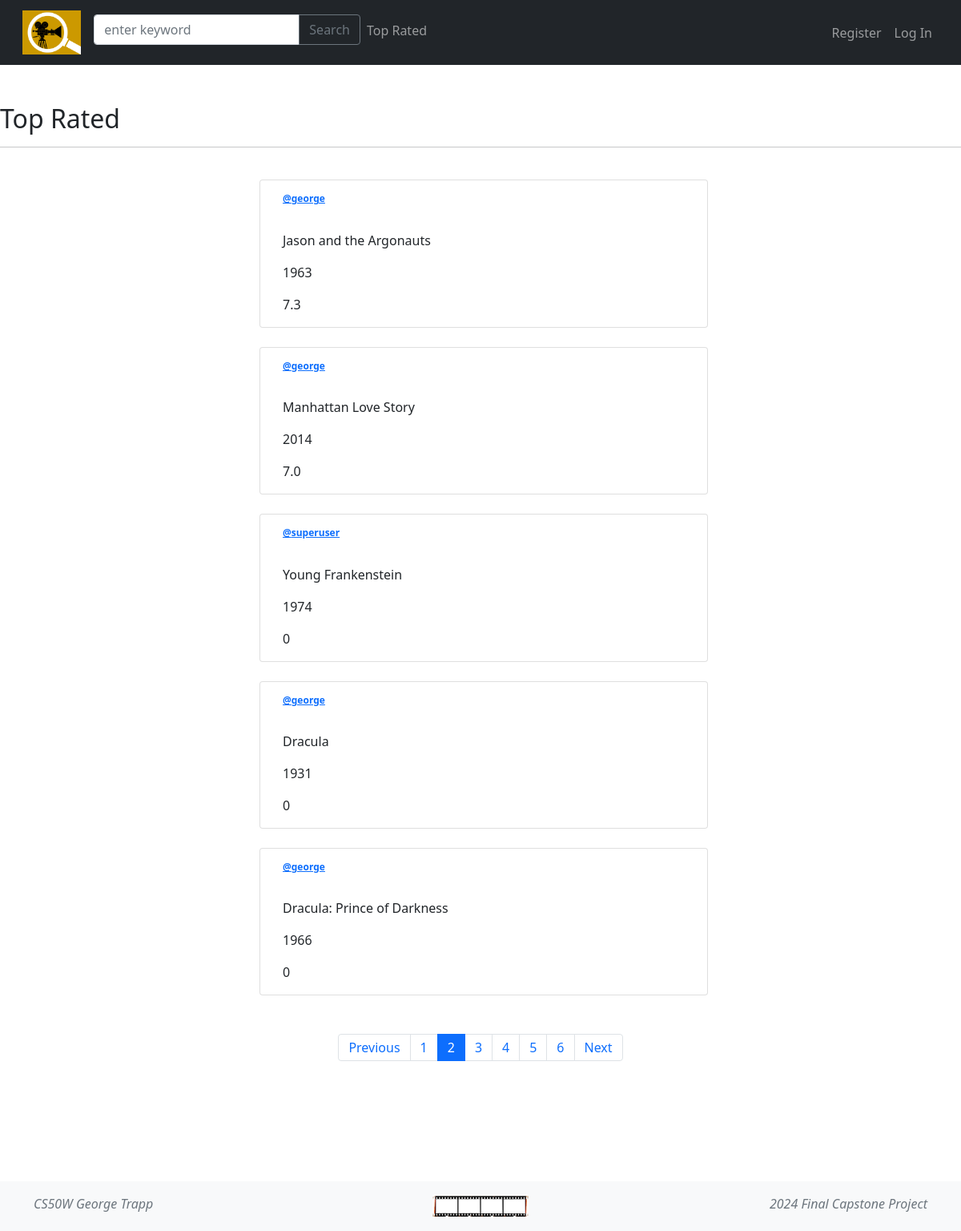
/top_rated?page=2, run on an earlier commit of the app's database.
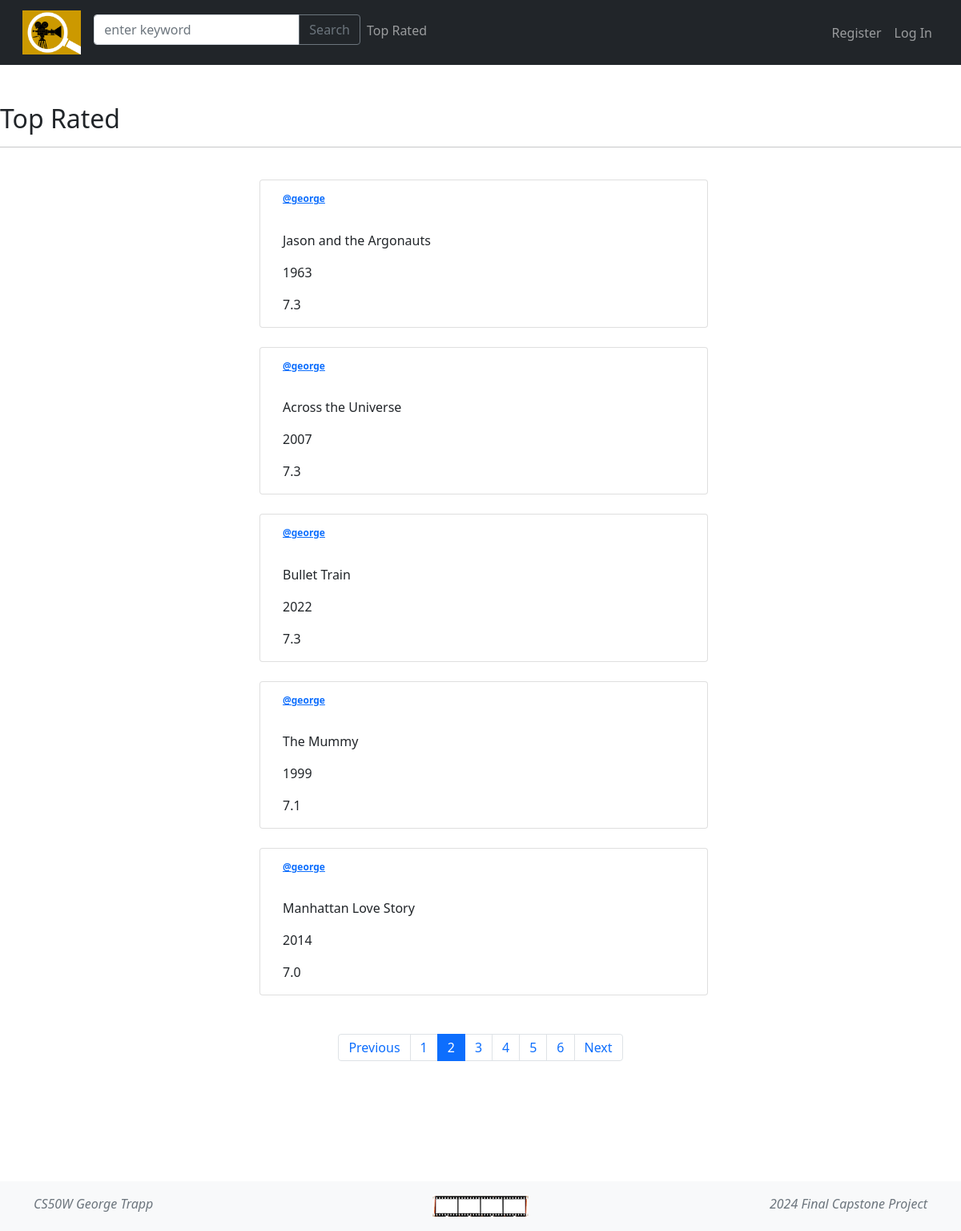
And on a later commit of the database.
### movies/models.py (models this page shows)
class Movie(models.Model):
    user = models.ForeignKey(User, on_delete=models.CASCADE, related_name="movie_user")
    imdb_id = models.CharField(max_length=100)
    title = models.CharField(max_length=100)
    year = models.CharField(max_length=100)
    poster = models.CharField(max_length=1000)
    type = models.CharField(max_length=100)
    rated = models.CharField(max_length=10)
    runtime = models.CharField(max_length=10)
    director = models.CharField(max_length=100)
    actors = models.CharField(max_length=100)
    plot = models.CharField(max_length=1000)
    genre = models.CharField(max_length=100)
    awards = models.CharField(max_length=100)
    metascore = models.CharField(max_length=10)
    imdb_rating = models.CharField(max_length=10)
    def __str__(self):
        return f"{self.user} {self.imdb_id} {self.title} {self.year} {self.poster} {self.type} {self.rated} {self.runtime} {self.director} {self.actors} {self.plot} {self.genre} {self.awards} {self.metascore} {self.imdb_rating}"

class User(AbstractUser):
    pass

### movies/views.py (the view)
# urls.py: path("top_rated", views.top_rated, name="_top_rated"),
def top_rated(request):
    movies = Movie.objects.all().order_by("imdb_rating").reverse()
    print("Debug - top_rated: ", Movie.objects.all())
    paginator = Paginator(movies, 5)
    page_number = request.GET.get('page')
    page_obj = paginator.get_page(page_number)
    return render(request, "movies/top-rated.html", {
        "page_obj": page_obj
    })

### movies/templates/movies/top-rated.html (shortened to what this page needs)
{% extends "movies/layout.html" %}
{% block body %}
<br>
<h2>Top Rated</h2>
<hr>
<br>
<div class="container">
   {% for movie in page_obj %}
   <div class="row justify-content-center mb-4">
      <div class="ms-2 card" style="width: 35rem" data-id="{{movie.id}}";>
         <div class="card-body rounded">
            <h5 class="card-title"><a href="{% url '_profile' user_id=movie.user.id%}"><b>@{{ movie.user}}</b></h5></a>
            <p class="card-text" id="post_content">{{movie.title}}</p>
            <p class="card-text" id="post_content">{{movie.year}}</p>
            <p class="card-text" id="post_content">{{movie.imdb_rating}}</p>
         </div>
      </div>
      <br>
   </div>
   {% endfor %}
   <br>
   <nav aria-label="Page">
      <ul class="pagination justify-content-center">
         {% if page_obj.has_previous %}
         <li class="page-item">
            <a class="page-link" href="?page={{ page_obj.previous_page_number }}">Previous</a>
         </li>
         {% else %}
         <li class="page-item disabled">
            <a class="page-link" href="#" tabindex="-1" aria-disabled="True">Previous</a>
         </li>
         {% endif %}
         {% for i in page_obj.paginator.page_range %}
         {% if page_obj.number == i %}
         <li class="page-item active" aria-current="page">
            <span class="page-link">
               {{ i }}
            </span>
         </li>
         {% else %}
         <li class="page-item"><a class="page-link" href="?page={{ i }}">{{ i }}</a></li>
         {% endif %}
         {% endfor %}
         {% if page_obj.has_next %}
         <li class="page-item">
            <a class="page-link" href="?page={{ page_obj.next_page_number }}">Next</a>
         </li>
         {% else %}
         <li class="page-item disabled">
            <a class="page-link" href="#" tabindex="-1" aria-disabled="True">Next</a>
         </li>
         {% endif %}
      </ul>
   </nav>
   {% endblock %}

### movies/templates/movies/layout.html (shortened to what this page needs)
{% load static %}
<!DOCTYPE html>
<html lang="en">
<head>
  <link rel="stylesheet" href="https://cdn.jsdelivr.net/npm/bootstrap@4.3.1/dist/css/bootstrap.min.css"
>
  <link rel="stylesheet" href="{% static 'movies/styles.css' %}" />
</head>
<body>
  <link href="https://cdn.jsdelivr.net/npm/bootstrap@5.0.2/dist/css/bootstrap.min.css" rel="stylesheet"
>
  <nav class="navbar navbar-expand-md navbar-dark bg-dark">
    <div class="container-fluid">
      <a class="navbar-brand abs" href="{% url 'index' %}"><img src="{% static 'movies/media/film-camera.png' %}" alt=""
          height="55"></a>
        <div class="navbar-collapse collapse" id="collapseNavbar">
          <ul class="navbar-nav">
            <li class="nav-item">
              <form action="{% url 'search' %}" method="post">
                <div class="input-group mb-2">
                  <input type="text" name="keyword" class="form-control" placeholder="enter keyword" aria-label="enter keyword"
                    aria-describedby="button-addon2">
                  <button class="btn btn-outline-secondary" type="submit" id="button-addon2">Search</button>
                </div>
              </form>
            </li>
            <li class="nav-item">
              <a class="nav-link" href="{% url '_top_rated' %}">Top Rated</a>
            </li>
          </ul>
          <ul class="navbar-nav ms-auto">
            {% if user.is_authenticated %}
            <li class="nav-item">
              <h1 style="color: white">{{ user.id }}</h1>
              <a class="nav-link" href="{% url '_profile' user_id=user.id %}"><strong>{{ user.username }}</strong>
                <sup><span class="badge badge-pill badge-danger" id="notifications"></span></sup></a>
            </li>
            <li class="nav-item">
              <a class="nav-link" href="{% url 'logout' %}">Log Out</a>
            </li>
            {% else %}
            <li class="nav-item">
              <a class="nav-link" href="{% url 'register' %}">Register</a>
            </li>
            <li class="nav-item">
              <a class="nav-link" href="{% url 'login' %}"> Log In</a>
            </li>
            {% endif %}
          </ul>
        </div>
    </div>
  </nav>
  <div class="body">
    <br>
    {% block body %}
    {% endblock %}
  </div>
  <footer class="footer mt-auto py-3 bg-light fixed-bottom">
    <div class="container">
      <div class="row">
        <div class="col">
          <i><a href="https://linkedin.com/in/georgetrapp/" class="text-decoration-none text-secondary">CS50W George Trapp</a></i>
        </div>
        <div class="col">
          <img src="{% static 'movies/media/filmstrip.jpg' %}" class="rounded mx-auto d-block" alt="" height="30">
        </div>
        <div class="col text-right">
          <i><a href="https://cs50.harvard.edu/web/2020/projects/final/capstone/" class="text-decoration-none text-secondary">2024 Final Capstone Project</a></i>
        </div>
  </footer>
</body>
</html>

### movies/static/movies/styles.css (style rules this page uses)
.card-title { font-size: .75rem; }
body { padding-bottom: 15%; }

What changed in the data, as far as the page shows it:
no longer on this page (row unchanged): Movie: user "superuser", title "Young Frankenstein", year "1974", imdb_rating "0"
no longer on this page (row unchanged): Movie: user "george", title "Dracula", year "1931", imdb_rating "0"
no longer on this page (row unchanged): Movie: user "george", title "Dracula: Prince of Darkness", year "1966", imdb_rating "0"
added Movie: user "george", title "Across the Universe", year "2007", imdb_rating "7.3"
added Movie: user "george", title "Bullet Train", year "2022", imdb_rating "7.3"
added Movie: user "george", title "The Mummy", year "1999", imdb_rating "7.1"
